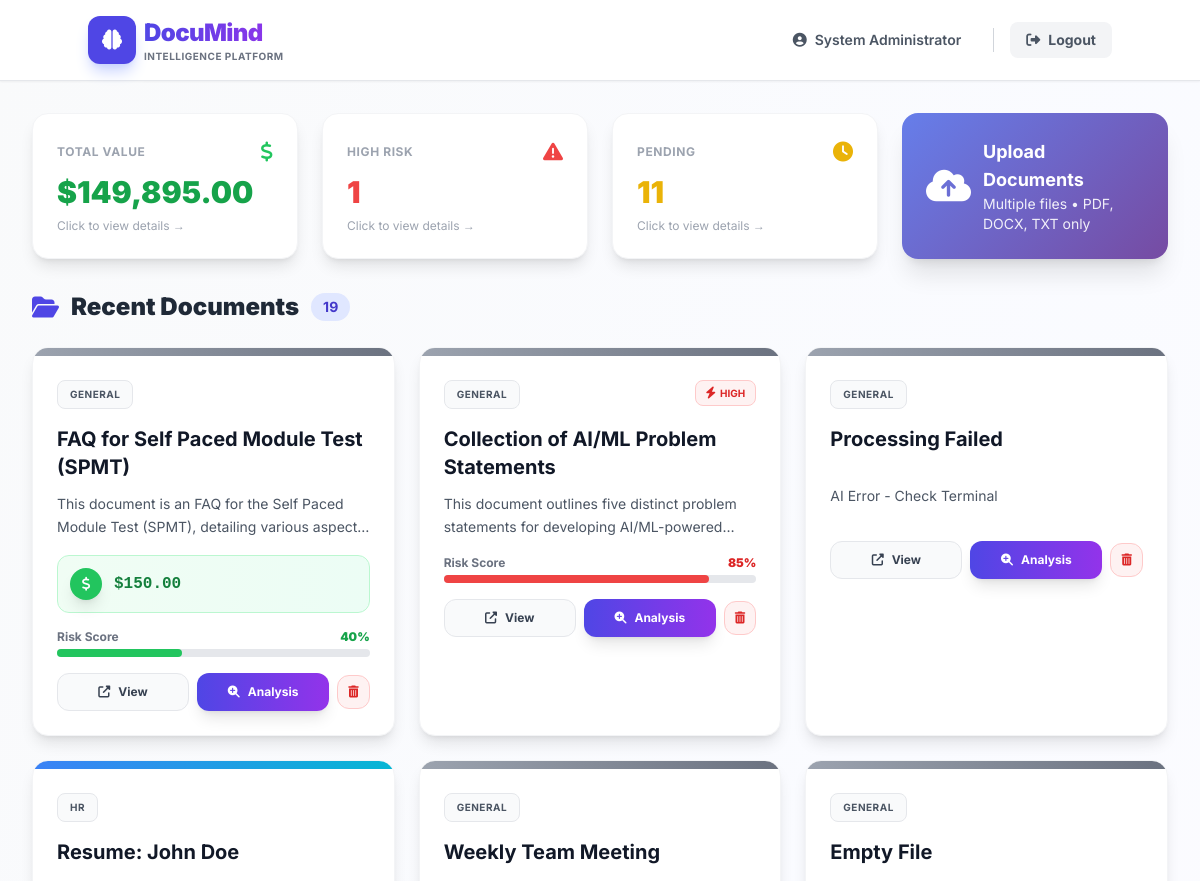
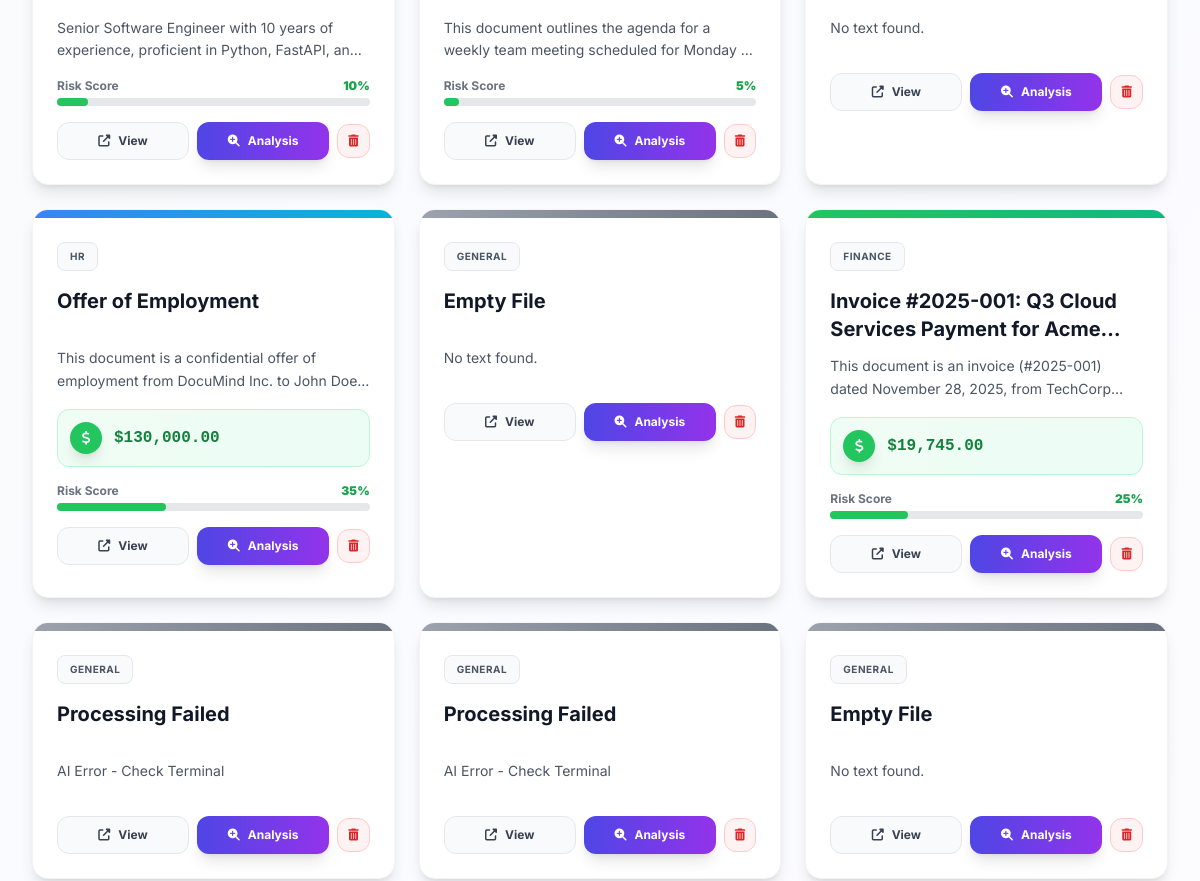
The page /dashboard (signed in, upper part) on the database as committed earlier (2 pictures, top to bottom).
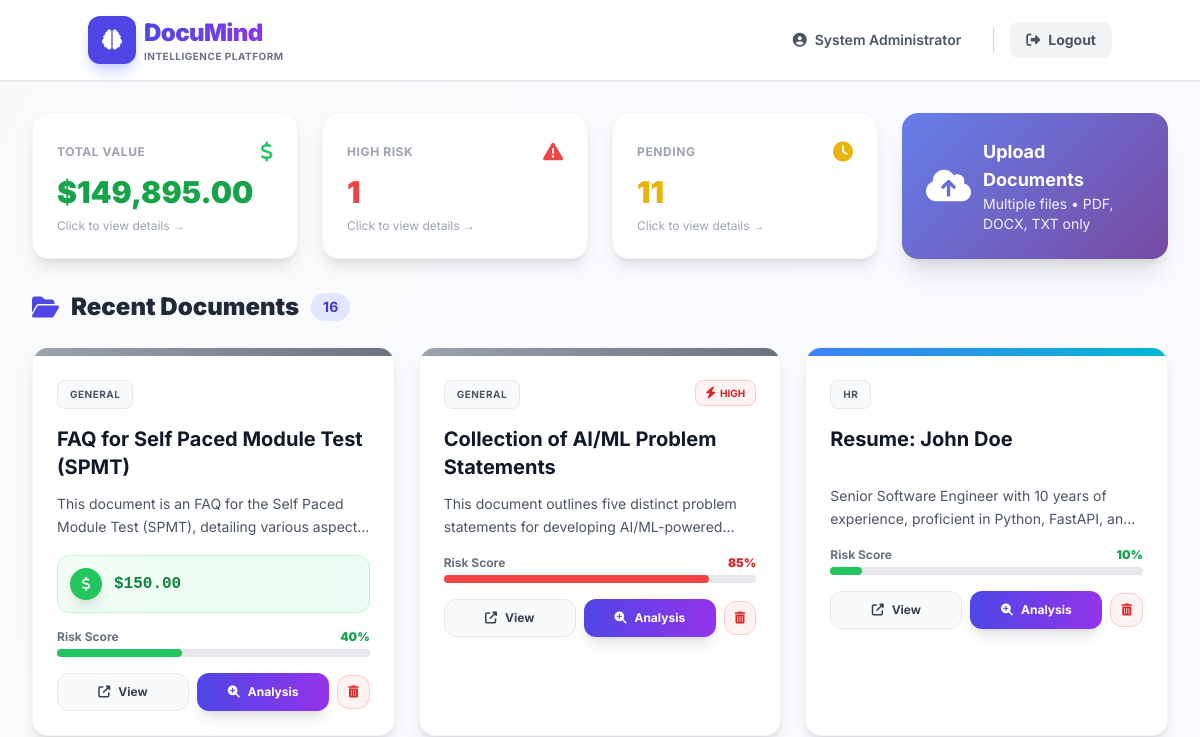
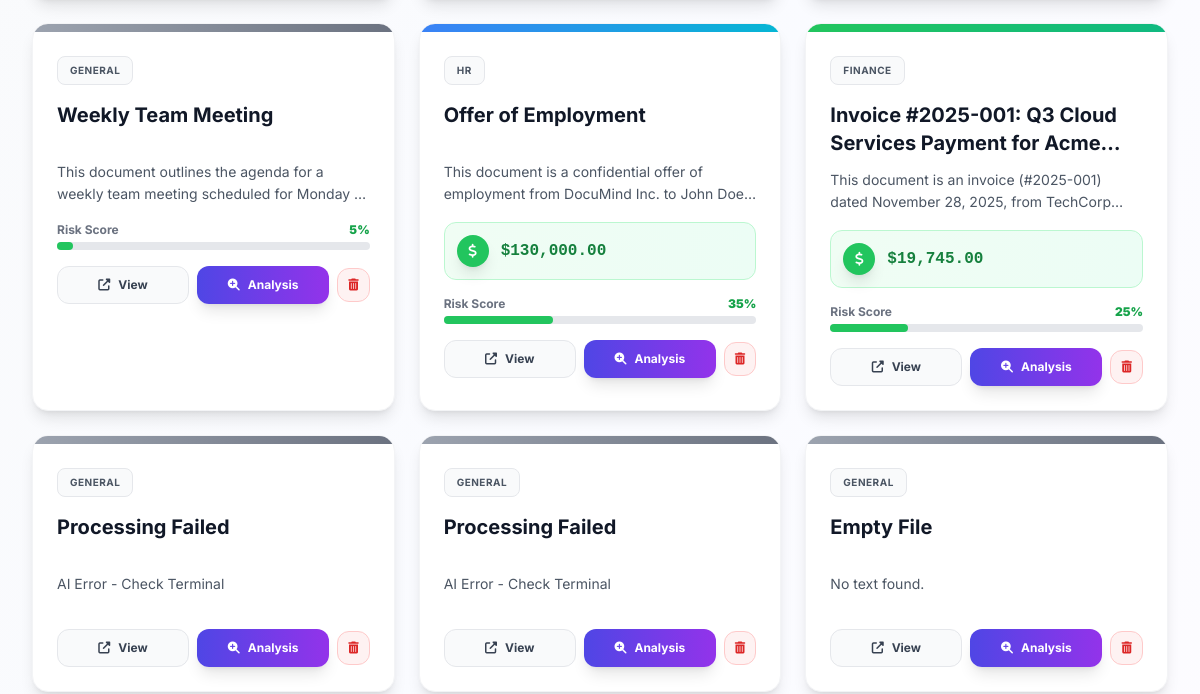
The same page on the database as committed later (2 pictures, top to bottom).
### tables this page shows
CREATE TABLE documents (
                id INTEGER PRIMARY KEY AUTOINCREMENT,
                filename TEXT NOT NULL,
                url TEXT NOT NULL,
                uploader TEXT NOT NULL,
                upload_date TEXT NOT NULL,
                category TEXT,
                title TEXT,
                summary TEXT,
                risk_score INTEGER,
                tags TEXT,
                extracted_text TEXT,
                financial_value REAL DEFAULT 0.0,
                status TEXT DEFAULT 'Pending'
            );

### app.py (the view)
@app.route('/dashboard')
def dashboard():
    if 'user_id' not in session: return redirect('/')
    documents = []
    try:
        db = get_db()
        role = session.get('role')
        username = session.get('username')
        if role in ['Admin', 'Auditor']:
            rows = db.execute('SELECT * FROM documents ORDER BY id DESC').fetchall()
        else:
            rows = db.execute('''
                SELECT * FROM documents
                WHERE uploader = ?
                ORDER BY id DESC
            ''', (username,)).fetchall()
        for row in rows:
            try:
                d = dict(row)
                if d.get('risk_score') is None:
                    d['risk_score'] = 0
                else:
                    d['risk_score'] = int(d['risk_score'])
                if d.get('financial_value') is None:
                    d['financial_value'] = 0.0
                if d['financial_value'] > 0:
                    d['formatted_money'] = "${:,.2f}".format(d['financial_value'])
                else:
                    d['formatted_money'] = None
                raw_tags = d.get('tags')
                if raw_tags:
                    clean = str(raw_tags).replace("'", "").replace('"', "").replace('[', '').replace(']', '')
                    d['tag_list'] = [t.strip() for t in clean.split(',') if t.strip()]
                else:
                    d['tag_list'] = []
                documents.append(d)
            except Exception as row_e:
                print(f"Skipping bad row: {row_e}")
                continue
    except Exception as e:
        print(f"Dashboard DB Error: {e}")
        documents = []
    return render_template('dashboard.html', docs=documents, user=session)

### app.py (called while the page is built)
def get_db():
    db = getattr(g, '_database', None)
    if db is None:
        db = g._database = sqlite3.connect(DATABASE)
        db.row_factory = sqlite3.Row
    return db

@app.teardown_appcontext
def close_connection(exception):
    db = getattr(g, '_database', None)
    if db is not None: db.close()

### templates/dashboard.html (shortened to what the changed rows need)
<!DOCTYPE html>
<html lang="en">
  <head>
    <script src="https://cdn.tailwindcss.com"></script>
    <link
      href="https://cdnjs.cloudflare.com/ajax/libs/font-awesome/6.4.0/css/all.min.css"
      rel="stylesheet"
    />
  </head>
  <body class="bg-gradient-to-br from-gray-50 via-indigo-50/30 to-purple-50/30 text-slate-800 pb-24 md:pb-0 min-h-screen">
    <nav
      class="glass-nav border-b border-gray-200 sticky top-0 z-40 px-4 py-3 md:px-8 md:py-4 shadow-sm"
    >
      <div class="container mx-auto flex justify-between items-center">
        <div class="flex items-center gap-2">
          <div>
            <h1 class="text-xl md:text-2xl font-black tracking-tight bg-gradient-to-r from-indigo-600 to-purple-600 bg-clip-text text-transparent">
            </h1>
          </div>
        </div>
      </div>
    </nav>
    <div class="container mx-auto px-4 md:px-8 py-6 md:py-8 max-w-7xl">
      <div class="grid grid-cols-1 sm:grid-cols-2 lg:grid-cols-4 gap-4 md:gap-6 mb-8">
        <a
          href="/dashboard/value"
          class="bg-white p-5 md:p-6 rounded-2xl shadow-lg border border-gray-100 hover:shadow-xl hover:scale-[1.02] transition-all cursor-pointer animate-fade-in group"
        >
          <h2
            class="text-xl sm:text-2xl md:text-3xl font-black text-green-600 break-words overflow-wrap-anywhere"
            id="statValue"
          >
          </h2>
        </a>
        <a
          href="/dashboard/risk"
          class="bg-white p-5 md:p-6 rounded-2xl shadow-lg border border-gray-100 hover:shadow-xl hover:scale-[1.02] transition-all cursor-pointer animate-fade-in group"
        >
          <h2 class="text-xl sm:text-2xl md:text-3xl font-black text-red-500" id="statRisk">
          </h2>
        </a>
        <a
          href="/dashboard/pending"
          class="bg-white p-5 md:p-6 rounded-2xl shadow-lg border border-gray-100 hover:shadow-xl hover:scale-[1.02] transition-all cursor-pointer animate-fade-in group"
        >
          <h2 class="text-xl sm:text-2xl md:text-3xl font-black text-yellow-500" id="statPending">
          </h2>
        </a>
      </div>
      <div class="flex items-center justify-between mb-6">
        <h3 class="text-xl md:text-2xl font-black text-gray-800 flex items-center gap-3">
          <i class="fas fa-folder-open text-indigo-600"></i>
          Recent Documents
          <span class="bg-indigo-100 text-indigo-700 text-xs md:text-sm px-3 py-1 rounded-full font-bold"
            >{{ docs|length }}</span
          >
        </h3>
      </div>
      <div
        class="grid grid-cols-1 sm:grid-cols-2 lg:grid-cols-3 xl:grid-cols-4 gap-4 md:gap-6"
      >
        {% for doc in docs %}
        <div
          class="bg-white rounded-2xl shadow-lg border border-gray-100 p-0 overflow-hidden hover:shadow-2xl transition-all duration-300 transform hover:-translate-y-1 animate-fade-in"
        >
          <div
            class="h-2 w-full {% if doc.category=='Finance' %}bg-gradient-to-r from-green-500 to-emerald-500{% elif doc.category=='Legal' %}bg-gradient-to-r from-red-500 to-rose-500{% elif doc.category=='HR' %}bg-gradient-to-r from-blue-500 to-cyan-500{% elif doc.category=='Technical' %}bg-gradient-to-r from-purple-500 to-pink-500{% else %}bg-gradient-to-r from-gray-400 to-gray-500{% endif %}"
          ></div>
          <div class="p-5 md:p-6">
            <div class="flex justify-between items-start mb-4">
              <span
                class="px-3 py-1.5 bg-gray-50 border border-gray-200 text-[10px] font-bold uppercase text-gray-600 tracking-wider rounded-lg"
              >
                {{ doc.category }}
              </span>
              {% if doc.risk_score > 70 %}
              <div
                class="flex items-center gap-1 text-red-600 bg-red-50 px-2.5 py-1 rounded-lg border border-red-200"
              >
                <i class="fas fa-bolt text-xs"></i>
                <span class="text-[10px] font-bold">HIGH</span>
              </div>
              {% endif %}
            </div>
            <h3
              class="font-bold text-gray-900 text-lg md:text-xl leading-tight mb-3 line-clamp-2 min-h-[3rem]"
            >
              {{ doc.title }}
            </h3>
            <p class="text-sm text-gray-600 mb-4 line-clamp-2 min-h-[2.5rem] leading-relaxed">
              {{ doc.summary }}
            </p>
            {% if doc.formatted_money %}
            <div
              class="bg-gradient-to-r from-green-50 to-emerald-50 border border-green-200 p-3 rounded-xl flex items-center gap-3 mb-4"
            >
              <div
                class="bg-green-500 text-white w-8 h-8 rounded-full flex items-center justify-center text-sm shadow-lg"
              >
                <i class="fas fa-dollar-sign"></i>
              </div>
              <span class="font-mono font-black text-green-700 text-base"
                >{{ doc.formatted_money }}</span
              >
            </div>
            {% endif %}
            {% if doc.risk_score > 0 %}
            <div class="mb-4">
              <div class="flex justify-between items-center mb-1">
                <span class="text-xs font-bold text-gray-500">Risk Score</span>
                <span class="text-xs font-black {% if doc.risk_score > 70 %}text-red-600{% elif doc.risk_score > 40 %}text-yellow-600{% else %}text-green-600{% endif %}">{{ doc.risk_score }}%</span>
              </div>
              <div class="w-full bg-gray-200 rounded-full h-2">
                <div
                  class="h-2 rounded-full {% if doc.risk_score > 70 %}bg-red-500{% elif doc.risk_score > 40 %}bg-yellow-500{% else %}bg-green-500{% endif %}"
                  style="width: {{ doc.risk_score }}%"
                ></div>
              </div>
            </div>
            {% endif %}
            <div class="flex items-center justify-between mt-4 gap-2">
              <div class="grid grid-cols-2 gap-2 flex-1">
                <a
                  href="{{ doc.url }}"
                  target="_blank"
                  class="text-center py-2.5 rounded-xl bg-gray-50 hover:bg-gray-100 text-gray-700 text-xs font-bold transition border border-gray-200 flex items-center justify-center gap-2"
                >
                  <i class="fas fa-external-link-alt"></i>
                  View
                </a>
                <button
                  onclick='openAnalysis({{ doc|tojson|safe }})'
                  class="text-center py-2.5 rounded-xl bg-gradient-to-r from-indigo-600 to-purple-600 hover:from-indigo-700 hover:to-purple-700 text-white text-xs font-bold transition shadow-lg hover:shadow-xl transform hover:scale-105 flex items-center justify-center gap-2"
                >
                  <i class="fas fa-search-plus"></i>
                  Analysis
                </button>
              </div>
              <button
                onclick='deleteDocument({{ doc.id }}, "{{ doc.title|replace("'", "\\'")|replace('"', '\\"') }}")'
                class="p-2.5 rounded-xl bg-red-50 hover:bg-red-100 text-red-600 hover:text-red-700 text-xs font-bold transition border border-red-200 flex items-center justify-center group"
                title="Delete document"
              >
                <i class="fas fa-trash-alt"></i>
              </button>
            </div>
          </div>
        </div>
        {% endfor %}
      </div>
    </div>
  </body>
</html>

Rows that differ between the two databases and show on the page:
removed documents: category "GENERAL", title "Processing Failed", summary "AI Error - Check Terminal"
removed documents: category "GENERAL", title "Empty File", summary "No text found."
removed documents: category "GENERAL", title "Empty File", summary "No text found."
Other text that changed with them:
{{ docs|length }}: "19" → "16"
